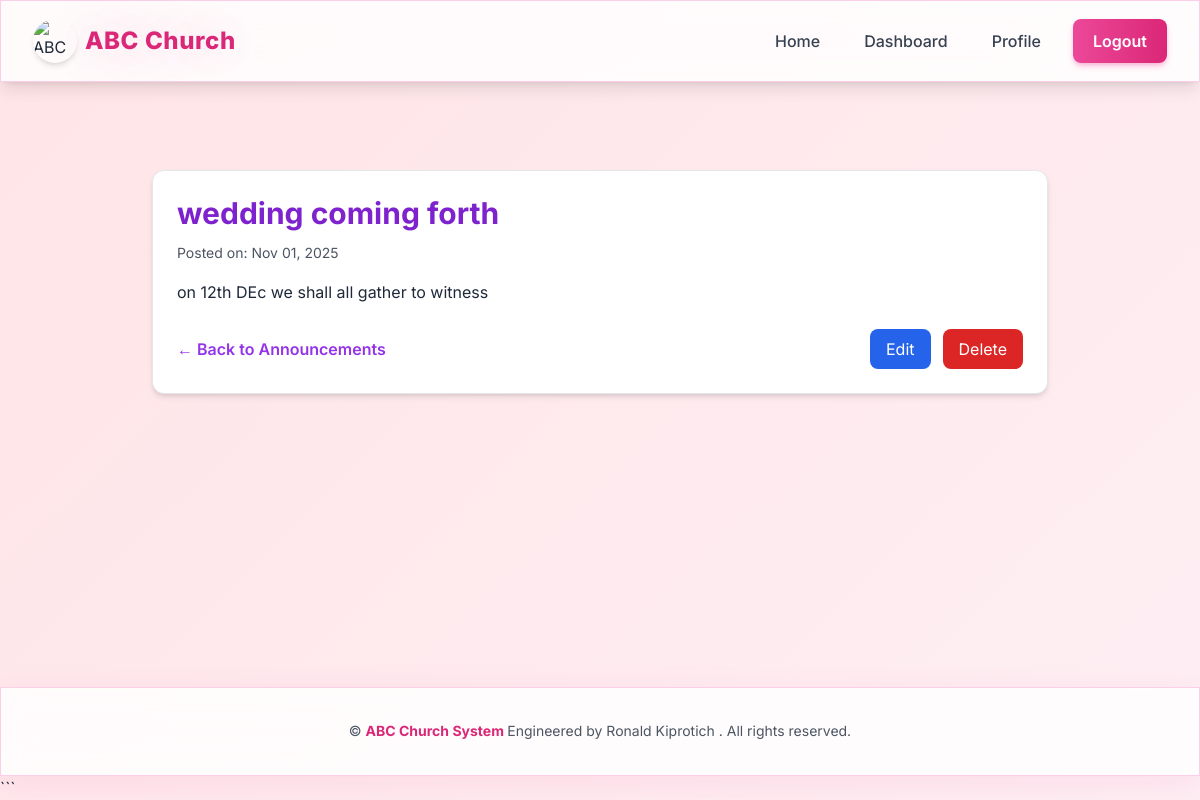
Page /announcements/6/ (signed in) on the committed database.
### announcements/models.py (models this page shows, shortened)
class Announcement(models.Model):
    title = models.CharField(max_length=200)
    content = models.TextField()
    created_by = models.ForeignKey(settings.AUTH_USER_MODEL, on_delete=models.CASCADE)
    created_at = models.DateTimeField(auto_now_add=True)
    is_public = models.BooleanField(default=True)  # Visible to all members or admin only?

### announcements/views.py (the view)
# urls.py: path('<int:pk>/', AnnouncementDetailView.as_view(), name='announcement_detail'),
class AnnouncementDetailView(LoginRequiredMixin, DetailView):
    model = Announcement
    template_name = 'announcements/announcement_detail.html'
    context_object_name = 'announcement'

### announcements/templates/announcements/announcement_detail.html (shortened to what this page needs)
{% extends 'accounts/base.html' %}
{% block content %}
<div class="max-w-4xl mx-auto mt-10 p-6 bg-white shadow-md rounded-xl border">
    <h2 class="text-3xl font-bold text-purple-700 mb-3">{{ announcement.title }}</h2>
    <p class="text-gray-600 mb-4 text-sm">
        Posted on: {{ announcement.created_at|date:"M d, Y" }}
    </p>
    <p class="text-slate-800 leading-relaxed">{{ announcement.content }}</p>
    <div class="flex justify-between items-center mt-6">
        <a href="{% url 'announcements:announcement_list' %}"
           class="text-purple-600 font-semibold hover:text-purple-800 transition-all">
            ← Back to Announcements
        </a>
        {% if user.is_staff %}
        <div class="flex space-x-3">
            <a href="{% url 'announcements:announcement_edit' announcement.pk %}"
               class="bg-blue-600 text-white px-4 py-2 rounded-lg hover:bg-blue-700 transition-all">Edit</a>
            <a href="{% url 'announcements:announcement_delete' announcement.pk %}"
               class="bg-red-600 text-white px-4 py-2 rounded-lg hover:bg-red-700 transition-all">Delete</a>
        </div>
        {% endif %}
    </div>
</div>
{% endblock %}

### accounts/templates/accounts/base.html (style rules this page uses)
* { font-family: 'Inter', sans-serif; box-sizing: border-box; }
html { scroll-behavior: smooth; }
body { font-feature-settings: "cv02", "cv03", "cv04", "cv11"; overflow-x: hidden; }
.animated-gradient { background: linear-gradient( -45deg, #fce7f3, #fbcfe8, #fdf2f8, #ffe4e6 ); background-size: 400% 400%; animation: gradientShift 15s ease infinite; }

### rows in the picture
Announcement: title "wedding coming forth", created_at "Nov 01, 2025", content "on 12th DEc we shall all gather to witness"
